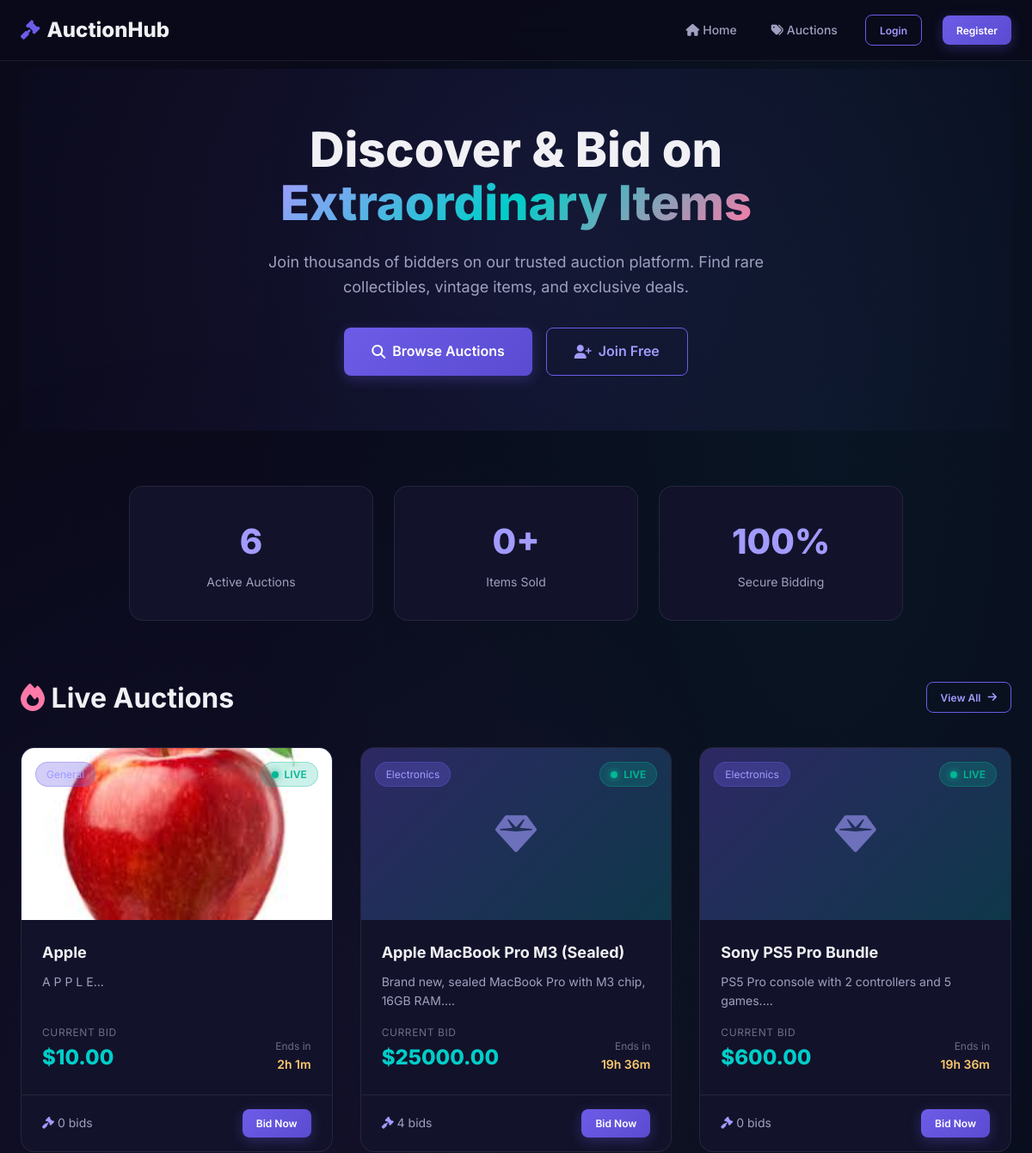
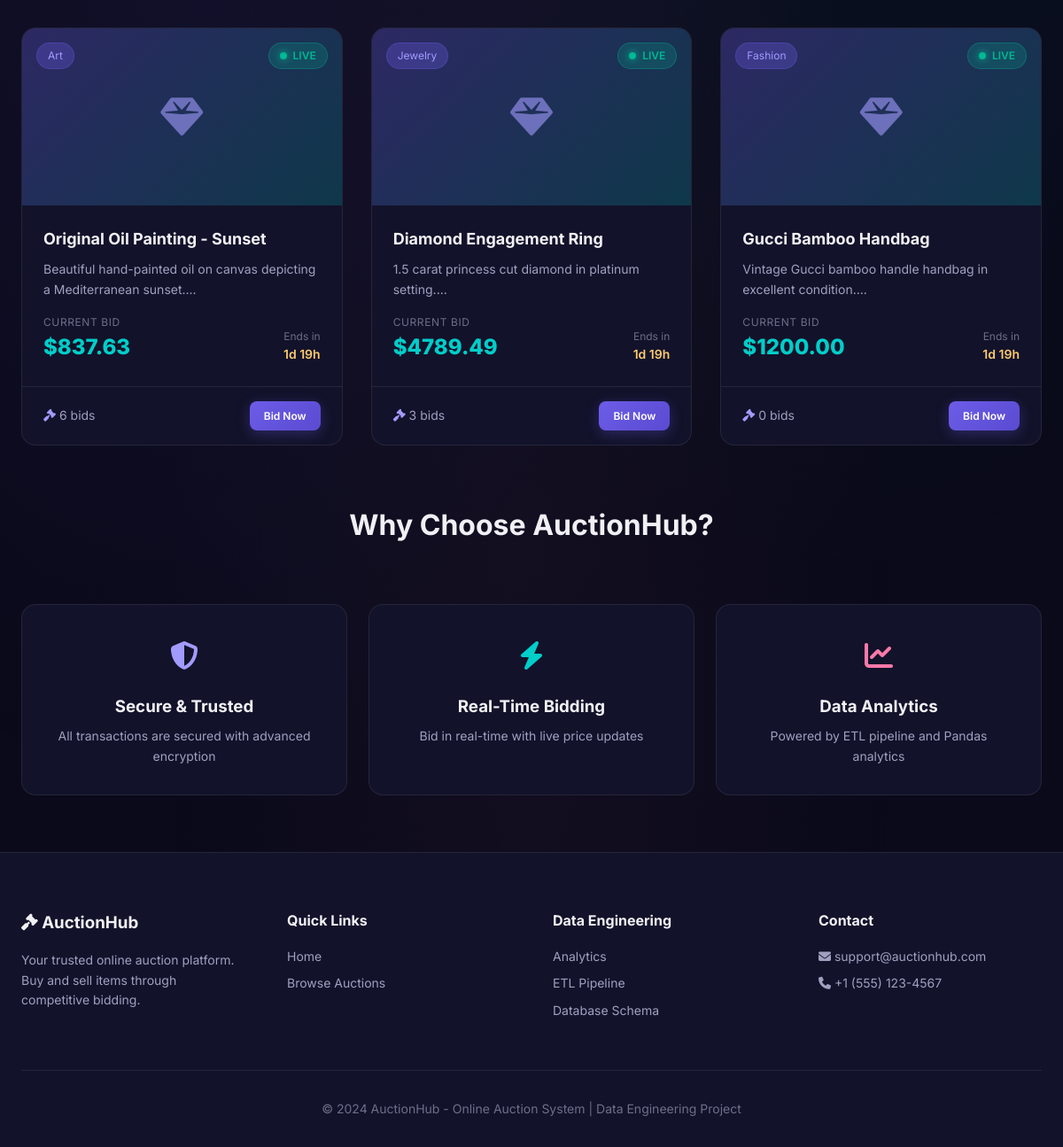
The page / on the database its author committed (2 pictures, top to bottom).
### models.py (models this page shows, shortened)
class Auction(db.Model):
    __tablename__ = 'auctions'
    id = db.Column(db.Integer, primary_key=True, autoincrement=True)
    item_id = db.Column(db.Integer, db.ForeignKey('items.id'), nullable=False)
    starting_price = db.Column(db.Float, nullable=False)
    current_price = db.Column(db.Float, nullable=False)
    start_time = db.Column(db.DateTime, default=lambda: datetime.now(timezone.utc))
    end_time = db.Column(db.DateTime, nullable=False)
    status = db.Column(db.String(20), default='active')  # active, ended, cancelled
    winner_id = db.Column(db.Integer, db.ForeignKey('users.id'), nullable=True)
    bid_count = db.Column(db.Integer, default=0)
    created_at = db.Column(db.DateTime, default=lambda: datetime.now(timezone.utc))
    bids = db.relationship('Bid', backref='auction', lazy='dynamic',
                           order_by='Bid.amount.desc()')

class Item(db.Model):
    __tablename__ = 'items'
    id = db.Column(db.Integer, primary_key=True, autoincrement=True)
    title = db.Column(db.String(200), nullable=False)
    description = db.Column(db.Text, nullable=True)
    image_url = db.Column(db.String(500), nullable=True)
    category = db.Column(db.String(100), nullable=True)
    seller_id = db.Column(db.Integer, db.ForeignKey('users.id'), nullable=False)
    created_at = db.Column(db.DateTime, default=lambda: datetime.now(timezone.utc))
    auctions = db.relationship('Auction', backref='item', lazy='dynamic')

### app.py (the view)
    @app.route('/')
    def index():
        check_and_close_auctions()
        active_auctions = Auction.query.filter_by(status='active').order_by(
            Auction.end_time.asc()
        ).limit(6).all()
        ended_auctions = Auction.query.filter_by(status='ended').order_by(
            Auction.end_time.desc()
        ).limit(3).all()
        return render_template('index.html',
                               active_auctions=active_auctions,
                               ended_auctions=ended_auctions)

### app.py (called while the page is built)
def utcnow():
    return datetime.utcnow()

### templates/index.html (shortened to what this page needs)
{% extends "base.html" %}
{% block content %}
<div class="container">
    <section class="hero">
        <h1 class="hero-title animate-in">
            Discover & Bid on<br>
            <span class="gradient-text">Extraordinary Items</span>
        </h1>
        <p class="hero-subtitle animate-in">
            Join thousands of bidders on our trusted auction platform. Find rare collectibles,
            vintage items, and exclusive deals.
        </p>
        <div class="hero-actions animate-in">
            <a href="{{ url_for('auctions') }}" class="btn btn-primary btn-lg">
                <i class="fas fa-search"></i> Browse Auctions
            </a>
            {% if current_user.is_authenticated %}
            <a href="{{ url_for('create_auction') }}" class="btn btn-outline btn-lg">
                <i class="fas fa-plus"></i> Sell an Item
            </a>
            {% else %}
            <a href="{{ url_for('register') }}" class="btn btn-outline btn-lg">
                <i class="fas fa-user-plus"></i> Join Free
            </a>
            {% endif %}
        </div>
    </section>
    <div class="stats-bar">
        <div class="stat-card animate-in">
            <div class="stat-number" id="stat-auctions">{{ active_auctions|length }}</div>
            <div class="stat-label">Active Auctions</div>
        </div>
        <div class="stat-card animate-in">
            <div class="stat-number">{{ ended_auctions|length }}+</div>
            <div class="stat-label">Items Sold</div>
        </div>
        <div class="stat-card animate-in">
            <div class="stat-number">100%</div>
            <div class="stat-label">Secure Bidding</div>
        </div>
    </div>
    {% if active_auctions %}
    <section style="margin-bottom: var(--space-3xl);">
        <div class="section-header">
            <h2 class="section-title"><i class="fas fa-fire" style="color: var(--accent);"></i> Live Auctions</h2>
            <a href="{{ url_for('auctions') }}" class="btn btn-outline btn-sm">View All <i class="fas fa-arrow-right"></i></a>
        </div>
        <div class="auction-grid">
            {% for auction in active_auctions %}
            <a href="{{ url_for('auction_detail', auction_id=auction.id) }}" class="auction-card animate-in" style="animation-delay: {{ loop.index * 0.1 }}s; text-decoration:none; color:inherit;">
                <div class="auction-card-image">
                    {% if auction.item.image_url and auction.item.image_url != '/static/images/default-item.jpg' %}
                    <img src="{{ auction.item.image_url }}" alt="{{ auction.item.title }}">
                    {% else %}
                    <i class="fas fa-gem"></i>
                    {% endif %}
                    <span class="auction-badge badge-active"><span class="status-dot active"></span> Live</span>
                    {% if auction.item.category %}
                    <span class="badge-category">{{ auction.item.category }}</span>
                    {% endif %}
                </div>
                <div class="auction-card-body">
                    <h3 class="auction-card-title">{{ auction.item.title }}</h3>
                    <p class="auction-card-desc">{{ auction.item.description[:100] }}...</p>
                    <div class="auction-card-meta">
                        <div class="price-display">
                            <div class="price-label">Current Bid</div>
                            <div class="price-value">${{ "%.2f"|format(auction.current_price) }}</div>
                        </div>
                        <div class="time-display">
                            <div class="time-label">Ends in</div>
                            <div class="time-value auction-timer" data-end="{{ auction.end_time.isoformat() }}">Loading...</div>
                        </div>
                    </div>
                </div>
                <div class="auction-card-footer">
                    <span class="bid-count"><i class="fas fa-gavel"></i> {{ auction.bid_count }} bids</span>
                    <span class="btn btn-primary btn-sm">Bid Now</span>
                </div>
            </a>
            {% endfor %}
        </div>
    </section>
    {% endif %}
    <section style="margin: var(--space-3xl) 0;">
        <h2 class="section-title" style="text-align: center; margin-bottom: var(--space-2xl);">Why Choose AuctionHub?</h2>
        <div class="stats-bar" style="max-width: 100%;">
            <div class="stat-card">
                <div style="font-size: 2rem; color: var(--primary-light); margin-bottom: var(--space-md);"><i class="fas fa-shield-halved"></i></div>
                <h3 style="margin-bottom: var(--space-sm);">Secure & Trusted</h3>
                <p style="color: var(--text-secondary); font-size: var(--font-size-sm);">All transactions are secured with advanced encryption</p>
            </div>
            <div class="stat-card">
                <div style="font-size: 2rem; color: var(--secondary); margin-bottom: var(--space-md);"><i class="fas fa-bolt"></i></div>
                <h3 style="margin-bottom: var(--space-sm);">Real-Time Bidding</h3>
                <p style="color: var(--text-secondary); font-size: var(--font-size-sm);">Bid in real-time with live price updates</p>
            </div>
            <div class="stat-card">
                <div style="font-size: 2rem; color: var(--accent); margin-bottom: var(--space-md);"><i class="fas fa-chart-line"></i></div>
                <h3 style="margin-bottom: var(--space-sm);">Data Analytics</h3>
                <p style="color: var(--text-secondary); font-size: var(--font-size-sm);">Powered by ETL pipeline and Pandas analytics</p>
            </div>
        </div>
    </section>
</div>
{% endblock %}

### templates/base.html (shortened to what this page needs)
<!DOCTYPE html>
<html lang="en">
<head>
    <link rel="stylesheet" href="https://cdnjs.cloudflare.com/ajax/libs/font-awesome/6.5.1/css/all.min.css">
    <link rel="stylesheet" href="{{ url_for('static', filename='css/style.css') }}">
</head>
<body>
    <nav class="navbar" id="main-navbar">
        <div class="nav-container">
            <a href="{{ url_for('index') }}" class="nav-logo">
                <i class="fas fa-gavel"></i>
                <span>AuctionHub</span>
            </a>
            <div class="nav-links" id="nav-links">
                <a href="{{ url_for('index') }}" class="nav-link"><i class="fas fa-home"></i> Home</a>
                <a href="{{ url_for('auctions') }}" class="nav-link"><i class="fas fa-tags"></i> Auctions</a>
                {% if current_user.is_authenticated %}
                <a href="{{ url_for('dashboard') }}" class="nav-link"><i class="fas fa-tachometer-alt"></i> Dashboard</a>
                <a href="{{ url_for('create_auction') }}" class="nav-link"><i class="fas fa-plus-circle"></i> Sell</a>
                <a href="{{ url_for('analytics') }}" class="nav-link"><i class="fas fa-chart-bar"></i> Analytics</a>
                <div class="nav-user">
                    <span class="nav-username"><i class="fas fa-user-circle"></i> {{ current_user.username }}</span>
                    <a href="{{ url_for('logout') }}" class="btn btn-outline btn-sm">Logout</a>
                </div>
                {% else %}
                <a href="{{ url_for('login') }}" class="btn btn-outline btn-sm">Login</a>
                <a href="{{ url_for('register') }}" class="btn btn-primary btn-sm">Register</a>
                {% endif %}
            </div>
        </div>
    </nav>
    <main class="main-content">
        {% block content %}{% endblock %}
    </main>
    <footer class="footer">
        <div class="container">
            <div class="footer-grid">
                <div class="footer-col">
                    <h3><i class="fas fa-gavel"></i> AuctionHub</h3>
                    <p>Your trusted online auction platform. Buy and sell items through competitive bidding.</p>
                </div>
                <div class="footer-col">
                    <h4>Quick Links</h4>
                    <a href="{{ url_for('index') }}">Home</a>
                    <a href="{{ url_for('auctions') }}">Browse Auctions</a>
                </div>
                <div class="footer-col">
                    <h4>Data Engineering</h4>
                    <a href="{{ url_for('analytics') if current_user.is_authenticated else '#' }}">Analytics</a>
                    <a href="#">ETL Pipeline</a>
                    <a href="#">Database Schema</a>
                </div>
                <div class="footer-col">
                    <h4>Contact</h4>
                    <p><i class="fas fa-envelope"></i> support@auctionhub.com</p>
                    <p><i class="fas fa-phone"></i> +1 (555) 123-4567</p>
                </div>
            </div>
            <div class="footer-bottom">
                <p>&copy; 2024 AuctionHub - Online Auction System | Data Engineering Project</p>
            </div>
        </div>
    </footer>
</body>
</html>

### rows shown on the page
Auction: item.image_url (picture), item.category "General", item "Apple", item "A P P L E", current_price "10.00", bid_count "0"
Auction: item.category "Electronics", item "Apple MacBook Pro M3 (Sealed)", item "Brand new, sealed MacBook Pro with M3 chip, 16GB RAM.", current_price "25000.00", bid_count "4"
Auction: item.category "Electronics", item "Sony PS5 Pro Bundle", item "PS5 Pro console with 2 controllers and 5 games.", current_price "600.00", bid_count "0"
Auction: item.category "Art", item "Original Oil Painting - Sunset", item "Beautiful hand-painted oil on canvas depicting a Mediterranean sunset.", current_price "837.63", bid_count "6"
Auction: item.category "Jewelry", item "Diamond Engagement Ring", item "1.5 carat princess cut diamond in platinum setting.", current_price "4789.49", bid_count "3"
Auction: item.category "Fashion", item "Gucci Bamboo Handbag", item "Vintage Gucci bamboo handle handbag in excellent condition.", current_price "1200.00", bid_count "0"

### other values the page prints
{{ active_auctions|length }} "6"
{{ ended_auctions|length }} "0"
